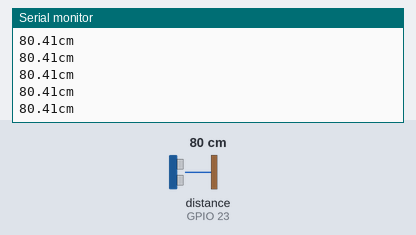
The sketch below on a simulated ESP32. Parts: the last lines printed to the serial monitor. Wiring (inferred from the names in the program): ultrasonic range finder: trigger GPIO 32; echo GPIO 23. Inputs (shaded band) come from the test bench; at power-on: distance to the obstacle (sensor on GPIO 23) 80 cm. The echo pulse lasts 58.3 µs per cm.

Above: at 1.2 s.
1.3 s: distance to the obstacle (sensor on GPIO 23) set to 2 cm
At 1.37 s:
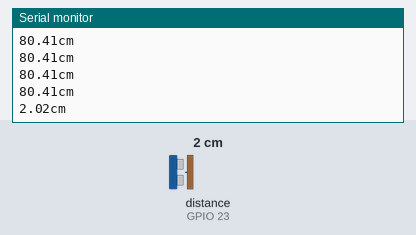
2.8 s: distance to the obstacle (sensor on GPIO 23) set to 4 cm
At 2.88 s:
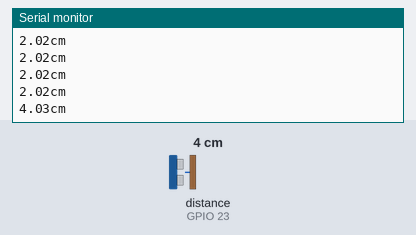
Timing chart, 0 to 5.8 s (numbered marks = the images above; inputs shaded):
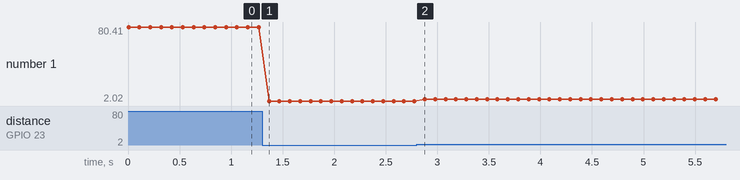

Measured:
- after the input at 1.3 s, the serial monitor: prints a new line after 0.07 s (image 1)
- after the input at 2.8 s, the serial monitor: prints a new line after 0.08 s (image 2)
- plotted number 1: 80.41 → 2.02 after the input at 1.3 s, 2.02 → 4.03 after the input at 2.8 s

The sketch:

echo.ino
```cpp
int e = 23;
int t = 32;

void setup() {
  Serial.begin(115200);
  pinMode(t, OUTPUT);
  pinMode(e, INPUT);

}

void loop() {
  digitalWrite(t, HIGH);
  delayMicroseconds(10);
  digitalWrite(t, LOW);
  float duration = pulseIn(e, HIGH);
  float distance = duration / 29 / 2;
  Serial.print(distance);
  Serial.println("cm");
  delay(100);

}
```
